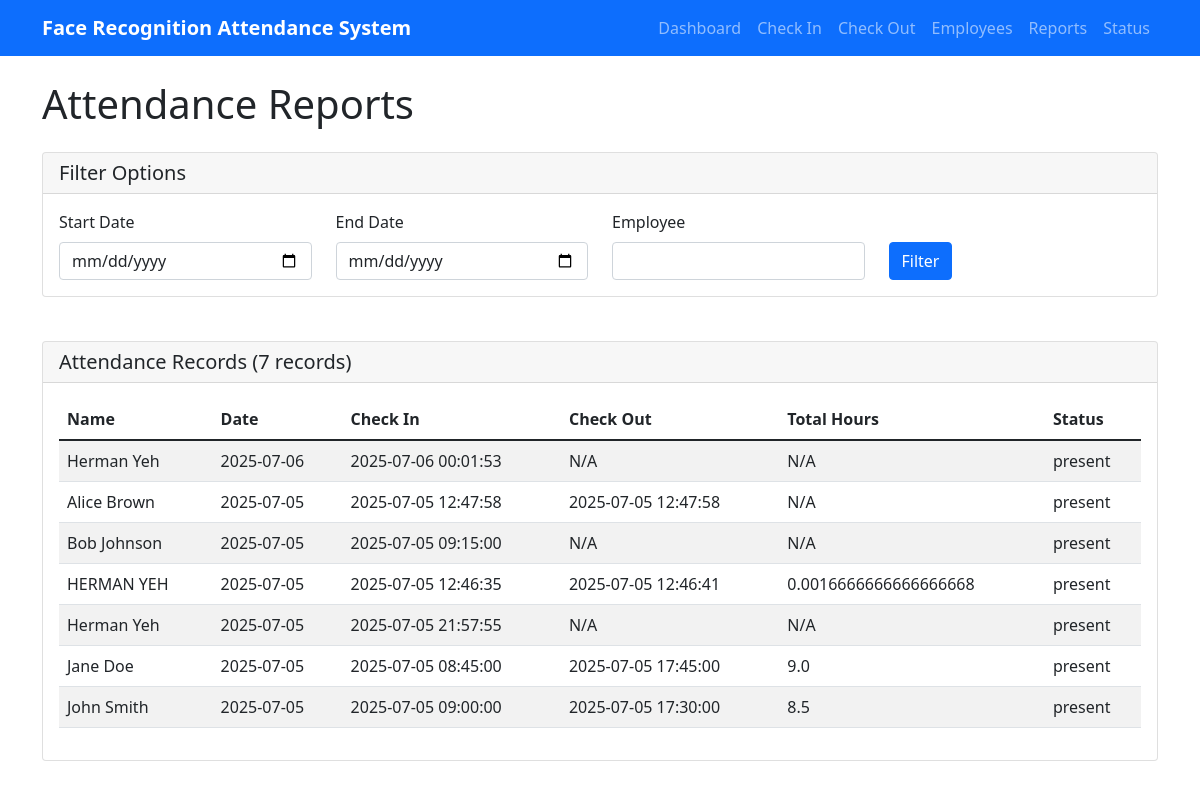
The page /reports on the database as committed earlier.
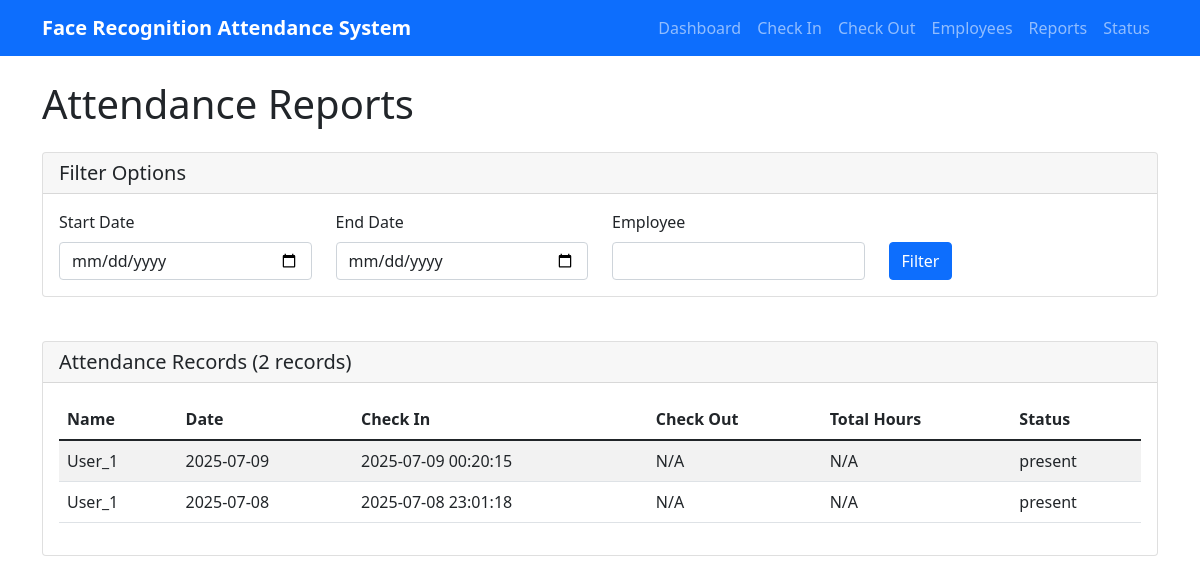
The same page on the database as committed later.
### tables this page shows
CREATE TABLE attendance (
                    id INTEGER PRIMARY KEY AUTOINCREMENT,
                    name TEXT NOT NULL,
                    date TEXT NOT NULL,
                    check_in_time TEXT,
                    check_out_time TEXT,
                    total_hours REAL,
                    status TEXT DEFAULT 'present',
                    created_at TIMESTAMP DEFAULT CURRENT_TIMESTAMP
                );

### attendance_web_server.py (the view)
@app.route('/reports')
def reports():
    db = get_db()
    start_date = request.args.get('start_date', '')
    end_date = request.args.get('end_date', '')
    employee = request.args.get('employee', '')
    records = db.get_attendance_report(
        start_date if start_date else None,
        end_date if end_date else None,
        employee if employee else None
    )
    return render_template('reports.html', records=records)

### attendance_web_server.py (called while the page is built)
def get_db():
    global db
    if db is None:
        db = AttendanceDatabase()
    return db

### templates/reports.html (shortened to what this page needs)
{% extends "base.html" %}
{% block content %}
<h1 class="mb-4">Attendance Reports</h1>
<div class="row mb-4">
    <div class="col-md-12">
        <div class="card">
            <div class="card-header">
                <h5 class="card-title mb-0">Filter Options</h5>
            </div>
            <div class="card-body">
                <form method="GET" class="row">
                    <div class="col-md-3">
                        <label for="start_date" class="form-label">Start Date</label>
                        <input type="date" class="form-control" id="start_date" name="start_date"
                               value="{{ request.args.get('start_date', '') }}">
                    </div>
                    <div class="col-md-3">
                        <label for="end_date" class="form-label">End Date</label>
                        <input type="date" class="form-control" id="end_date" name="end_date"
                               value="{{ request.args.get('end_date', '') }}">
                    </div>
                    <div class="col-md-3">
                        <label for="employee" class="form-label">Employee</label>
                        <input type="text" class="form-control" id="employee" name="employee"
                               value="{{ request.args.get('employee', '') }}">
                    </div>
                    <div class="col-md-3">
                        <label class="form-label">&nbsp;</label>
                        <button type="submit" class="btn btn-primary d-block">Filter</button>
                    </div>
                </form>
            </div>
        </div>
    </div>
</div>
<div class="card">
    <div class="card-header">
        <h5 class="card-title mb-0">Attendance Records ({{ records|length }} records)</h5>
    </div>
    <div class="card-body">
        {% if records %}
            <div class="table-responsive">
                <table class="table table-striped">
                    <thead>
                        <tr>
                            <th>Name</th>
                            <th>Date</th>
                            <th>Check In</th>
                            <th>Check Out</th>
                            <th>Total Hours</th>
                            <th>Status</th>
                        </tr>
                    </thead>
                    <tbody>
                        {% for record in records %}
                        <tr>
                            <td>{{ record.name }}</td>
                            <td>{{ record.date }}</td>
                            <td>{{ record.check_in_time or 'N/A' }}</td>
                            <td>{{ record.check_out_time or 'N/A' }}</td>
                            <td>{{ record.total_hours or 'N/A' }}</td>
                            <td>{{ record.status }}</td>
                        </tr>
                        {% endfor %}
                    </tbody>
                </table>
            </div>
        {% else %}
            <p>No records found.</p>
        {% endif %}
    </div>
</div>
{% endblock %}

Rows that differ between the two databases and show on the page:
removed attendance: name "Herman Yeh", date "2025-07-06", check_in_time "2025-07-06 00:01:53", check_out_time "N/A", total_hours "N/A", status "present"
removed attendance: name "Alice Brown", date "2025-07-05", check_in_time "2025-07-05 12:47:58", check_out_time "2025-07-05 12:47:58", total_hours "N/A", status "present"
removed attendance: name "Bob Johnson", date "2025-07-05", check_in_time "2025-07-05 09:15:00", check_out_time "N/A", total_hours "N/A", status "present"
removed attendance: name "HERMAN YEH", date "2025-07-05", check_in_time "2025-07-05 12:46:35", check_out_time "2025-07-05 12:46:41", total_hours "0.0016666666666666668", status "present"
removed attendance: name "Herman Yeh", date "2025-07-05", check_in_time "2025-07-05 21:57:55", check_out_time "N/A", total_hours "N/A", status "present"
removed attendance: name "Jane Doe", date "2025-07-05", check_in_time "2025-07-05 08:45:00", check_out_time "2025-07-05 17:45:00", total_hours "9.0", status "present"
removed attendance: name "John Smith", date "2025-07-05", check_in_time "2025-07-05 09:00:00", check_out_time "2025-07-05 17:30:00", total_hours "8.5", status "present"
added attendance: name "User_1", date "2025-07-09", check_in_time "2025-07-09 00:20:15", check_out_time "N/A", total_hours "N/A", status "present"
added attendance: name "User_1", date "2025-07-08", check_in_time "2025-07-08 23:01:18", check_out_time "N/A", total_hours "N/A", status "present"
Other text that changed with them:
{{ records|length }}: "7" → "2"
